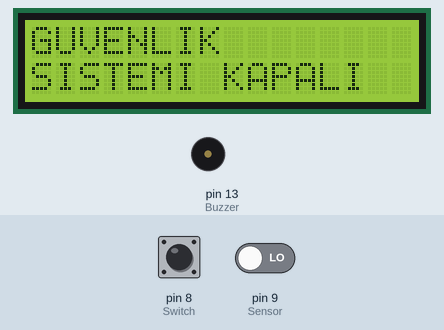
Recording of a sketch running on a simulated Arduino Uno, built with avr-gcc and run on an emulated ATmega328P. On the bench: 16×2 character LCD, buzzer (waves = sounding, pin HIGH). The test bench sets the inputs (shaded band); at power-on: pin 8 (Switch) LOW, pin 9 (Sensor) LOW. What the sketch prints to the serial monitor is not drawn.

Above: at 1.2 s.
1.3 s: pin 8 (Switch) pulled HIGH for 0.15 s
At 1.9 s:
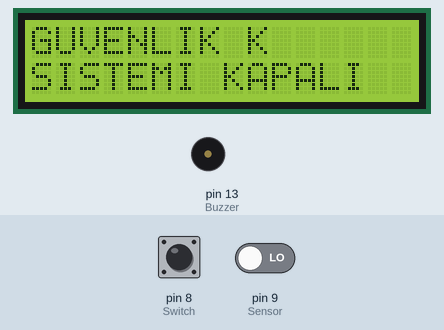
2.9 s: pin 8 (Switch) pulled HIGH for 3.2 s
At 3.6 s:
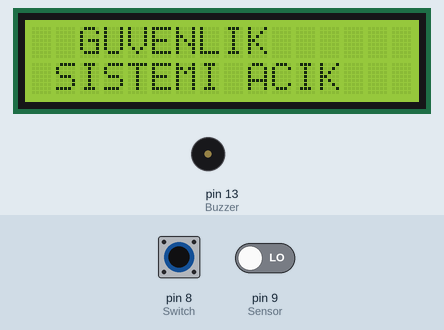
7.6 s: pin 8 (Switch) driven HIGH and pin 9 (Sensor) driven HIGH
At 8.5 s:
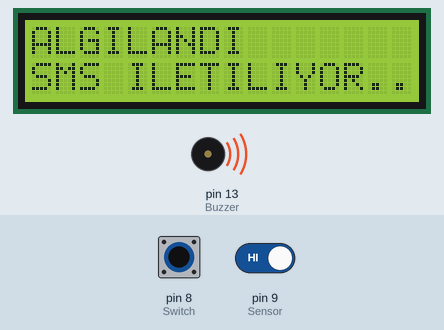
9.1 s: pin 8 (Switch) driven LOW
At 9.7 s:
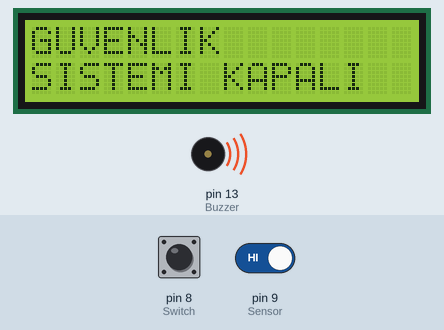
10.6 s: pin 8 (Switch) driven HIGH
At 12.0 s:
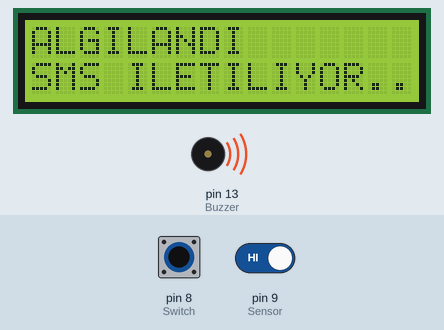
Timing chart, 0 to 13.1 s (numbered marks = the images above; inputs shaded):
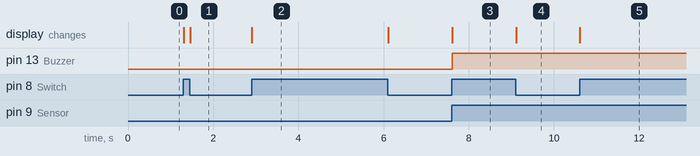

Measured:
- after the input at 1.3 s, the display: first changes at once (image 1 shows a later state)
- after the input at 2.9 s, the display: changes at once (image 2)
- after the input at 7.6 s, pin 13 (Buzzer): LOW → HIGH at once; the display: changes at once (image 3)
- after the input at 9.1 s, the display: changes at once (image 4)
- after the input at 10.6 s, the display: changes at once (image 5)

The sketch:

gsm_bazli_arac_hirsizlik_onleme.ino
```cpp
// include the library code:
#include <LiquidCrystal.h>
#include <SoftwareSerial.h>
// initialize the library with the numbers of the interface pins
LiquidCrystal lcd(7, 6, 5, 4, 3, 2);
SoftwareSerial GSM(0,1);
const int Switch=8;
const int Sensor=9;
int Buzzer=13;

void setup() {
  pinMode(Sensor,INPUT);
  pinMode(Buzzer,OUTPUT);
  Serial.begin(9600);
  // set up the LCD's number of columns and rows:
  lcd.begin(16, 2);
}

void loop() {
  // Print a message to the LCD.
    if(digitalRead(Switch)==HIGH)
    {
        lcd.setCursor(0, 0);
        lcd.print("  GUVENLIK ");
        lcd.setCursor(0, 1);
        lcd.print(" SISTEMI ACIK     ");

      if(digitalRead(Sensor)==HIGH)      //Set vibration detection threshould 500
      {
          // Print a message to the LCD.
          lcd.setCursor(0, 0);
          lcd.print("ALGILANDI ");
          lcd.setCursor(0, 1);
          lcd.print("SMS ILETILIYOR..");

          //Turn on Alarm here
          digitalWrite(13,HIGH);    //Turn on Alarm connect buzzer to this pin through transistor

          sendSMS();
          delay(500);
      }
      else
      {
        digitalWrite(13,LOW);    //Turn off alarm
      }
    }
    else
    {
        lcd.setCursor(0, 0);
        lcd.print("GUVENLIK ");
        lcd.setCursor(0, 1);
        lcd.print("SISTEMI KAPALI   ");
    }
}

void sendSMS()
{
     Serial.println("AT+CMGD=1");    //Delete privious sent SMS
     delay(100);

     Serial.println("AT+CMGF=1");   //Set SMS configuration
     delay(100);

     Serial.print("AT+CMGW=");          //Write New SMS
     Serial.write(34);                  //Double quotes ASCII Code
     Serial.print("+91**********");         //Enter Your Mobile number
     Serial.write(34);
     Serial.println();                  //Send Crrige return
     delay(400);

     Serial.println("ALARM ALGILADI");
     delay(100);

     Serial.write(26); //Cntrl+Z
     delay(100);
     delay(100);

     Serial.println("AT+CMSS=1");      //Send SMS from memory location 1
     delay(100);
}
```
